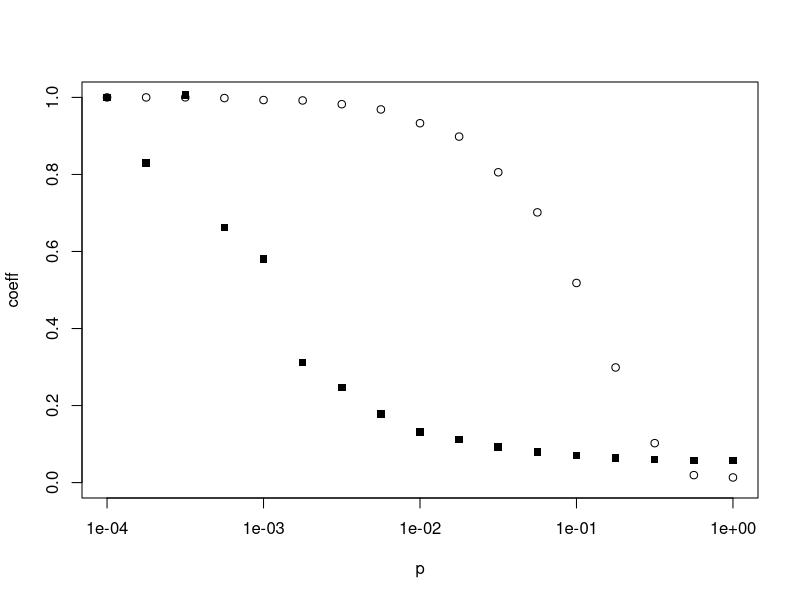

This chart was generated by the following R code:
library(igraph)

i <- 0
trans <- c()
avgShPth <- c()
p <- 10^(seq(-4,0,0.25))
for (i in p) {
  ws <- watts.strogatz.game(1, 1000, 4, i)
  trans <- append(trans, transitivity(ws))
  avgShPth <- append(avgShPth, average.path.length(ws))
}
trans <- trans / trans[1]
avgShPth <- avgShPth / avgShPth[1]

plot(p,trans, ylim = c(0,1), ylab='coeff', log='x')
points(p,avgShPth, ylim = c(0,1), ylab='coeff',pch=15)



